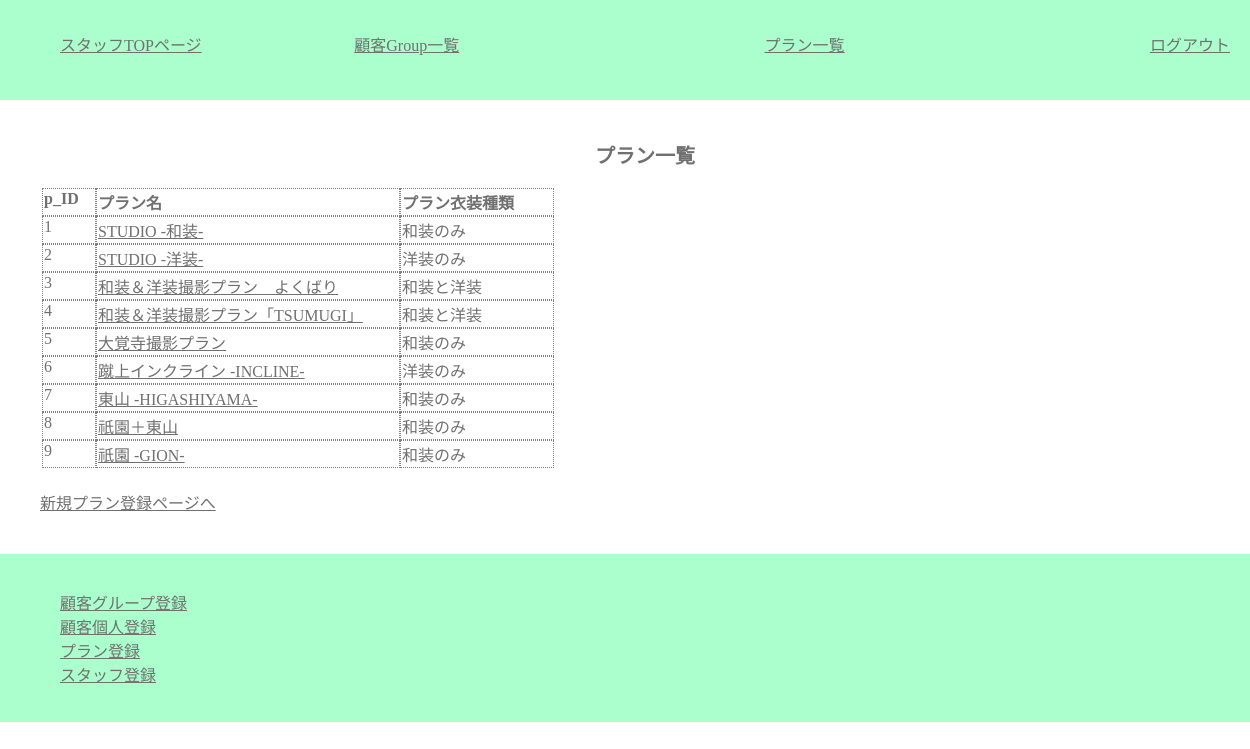
The page /staff/plan_list.php (signed in) on the database as committed earlier.
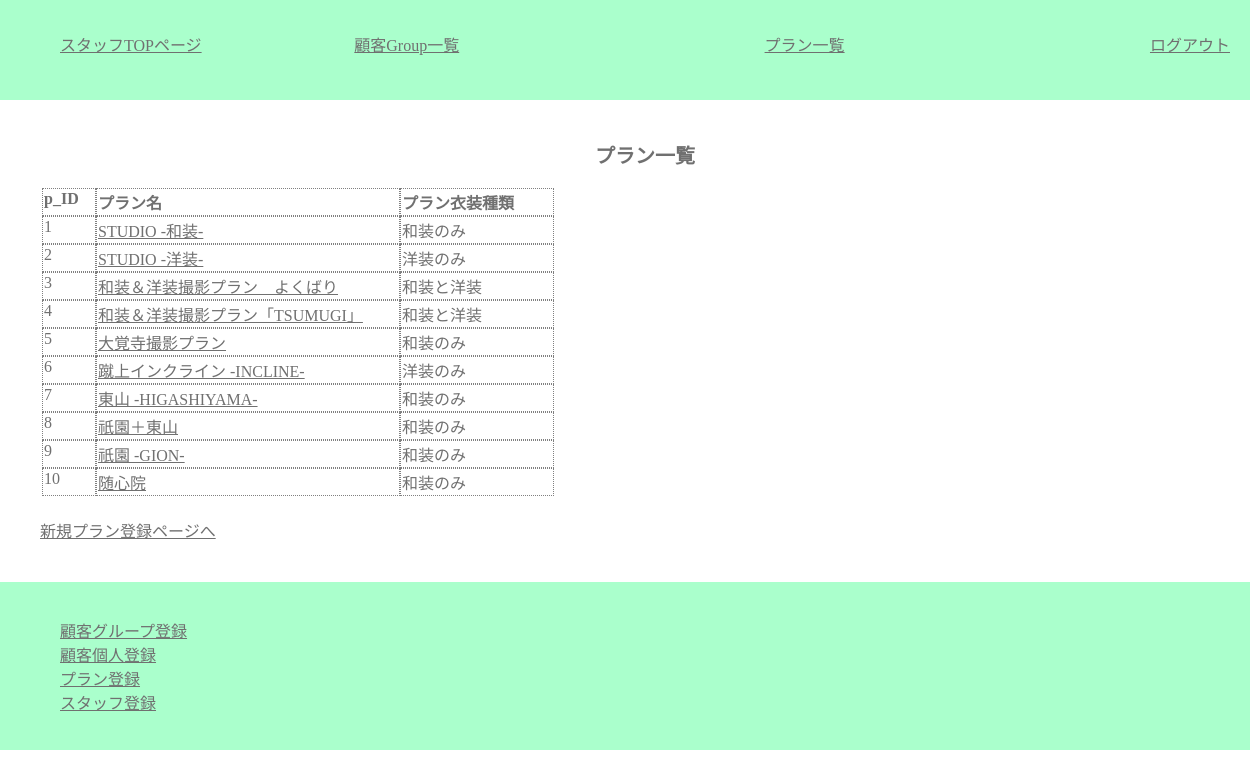
The same page on the database as committed later.
### tables this page shows
CREATE TABLE `plans` (
  `p_id` int(11) NOT NULL,
  `p_name` varchar(32) NOT NULL,
  `p_wear` varchar(32) NOT NULL
);

### class/meeting.class.php (called while the page is built, shortened)
<?php
class Meeting{
	public $pdo;
	public function __construct(){
		$host  = "localhost";
		$dbname= "meeting_app";
		$dbuser= "root";
		$dbpass= "";
		$dsn = "mysql:host={$host};dbname={$dbname};charset=utf8";
		$this->pdo = new PDO($dsn,$dbuser,$dbpass);
	}
	public function getPlan() {
		$sql="SELECT p_id,p_name,p_wear FROM plans";
		$rs = $this->pdo->query($sql);
		return $rs;
	}
}
?>

### staff/plan_list.php (the view, shortened to what this page needs)
<?php
require_once("../class/meeting.class.php");
$obj =new Meeting();
function h($str) {
	return htmlspecialchars($str,ENT_QUOTES);
}
$rows =$obj->getPlan();
?>
<?php require_once("header_for_staff.php"); ?>
		<main>
			<section>
			<h1>プラン一覧</h1>
					<table class="list">
					<tr>
						<th class="list_id_num">p_ID</th><th class="list_p_name">プラン名</th><th class="list_p_wear">プラン衣装種類</th>
					</tr>
					<?php while($row=$rows->fetch(PDO::FETCH_ASSOC)): ?>
					<tr>
						<td class="list_id_num"><?php echo h($row["p_id"]);?></td>
						<td class="list_p_name"><a href="plan_update.php?p_id=<?php echo $row["p_id"];?>"><?php echo h($row["p_name"]); ?></a></td>
						<td class="list_p_wear"><?php
							if($row["p_wear"]=='kimono') {
								echo "和装のみ";
							}else if($row["p_wear"]=='dress') {
								echo "洋装のみ";
							}else {
								echo "和装と洋装";
							}
							; ?></td>
					</tr>
					<?php endwhile; ?>
					</table>
				<p><a href="plan_add.php">新規プラン登録ページへ</a></p>
			</section>
		</main>
<?php include("footer_for_staffpage.php"); ?>

### staff/header_for_staff.php (shortened to what this page needs)
<!DOCTYPE html>
<html lang="ja">
	<head>
		<mate charset="utf-8">
		<link rel="stylesheet" href="../css/style.css">
		<link rel="stylesheet" href="https://use.fontawesome.com/releases/v5.6.4/css/all.css" />
		<link rel="stylesheet" href="https://unpkg.com/ress/dist/ress.min.css" />
	</head>
	<body>
		<header class="staff">
			<ul>
				<li><a href="staff_top.php">スタッフTOPページ</a></li>
				<li><a href="c_group_list.php">顧客Group一覧<a></li>
				<li><a href="plan_list.php">プラン一覧<a></li>
				<li><a id="logout" href="exec_staff_logout.php">ログアウト</a></li>
			</ul>
		</header>

### staff/footer_for_staffpage.php (shortened to what this page needs)
		<footer class="staff">
			<ul>
				<li><a href="c_group_id_add.php">顧客グループ登録<a></li>
				<li><a href="c_add.php">顧客個人登録<a></li>
				<li><a href="plan_add.php">プラン登録<a></li>
				<li><a href="staff_add.php">スタッフ登録<a></li>
			</ul>
		</footer>
	</body>
</html>

### css/style.css (style rules this page uses)
* { //border:1px red solid; }
body { color: #707070; margin:auto; font-family: 'Noto Serif JP', serif; }
header { height: 60px; line-height:20px; background-color: #EBC5E3; text-align:center; padding:20px; }
header.staff { background-color: #afc; }
header ul { display:flex; justify-content:space-between; }
footer { background-color: #EBC5E3; padding:20px; }
footer.staff { background-color: #afc; }
main { width:100%; padding:20px; }
ul { list-style:none; }
a { color:#707070; }
h1 { font-size:20px; text-align:center; }
section { max-width:100%; margin:20px; }
table { max-width:100%; margin-bottom:20px; }
table tr { max-width:100%; display:flex; flex-direction:column; }
table tr th { text-align:left; }
table.row3 td,th { //width:33%; }
table.row2 td,th { //c_group_topのテーブルがスマホ表示ではみ出るので、一旦コメントアウト中 //width:200px; }
table.list tr { display:flex; flex-direction:row; //border:dotted 1px gray; }
table.list th,table.list td { border:dotted 1px gray; //width:200px; }
.list_id_num { width:50px; }
.list_p_name { width:300px; }
.list_p_wear,.list_r_day,.list_c_name { width:150px; }

Rows that differ between the two databases and show on the page:
added plans: p_id "10", p_name "随心院", p_wear "和装のみ"
